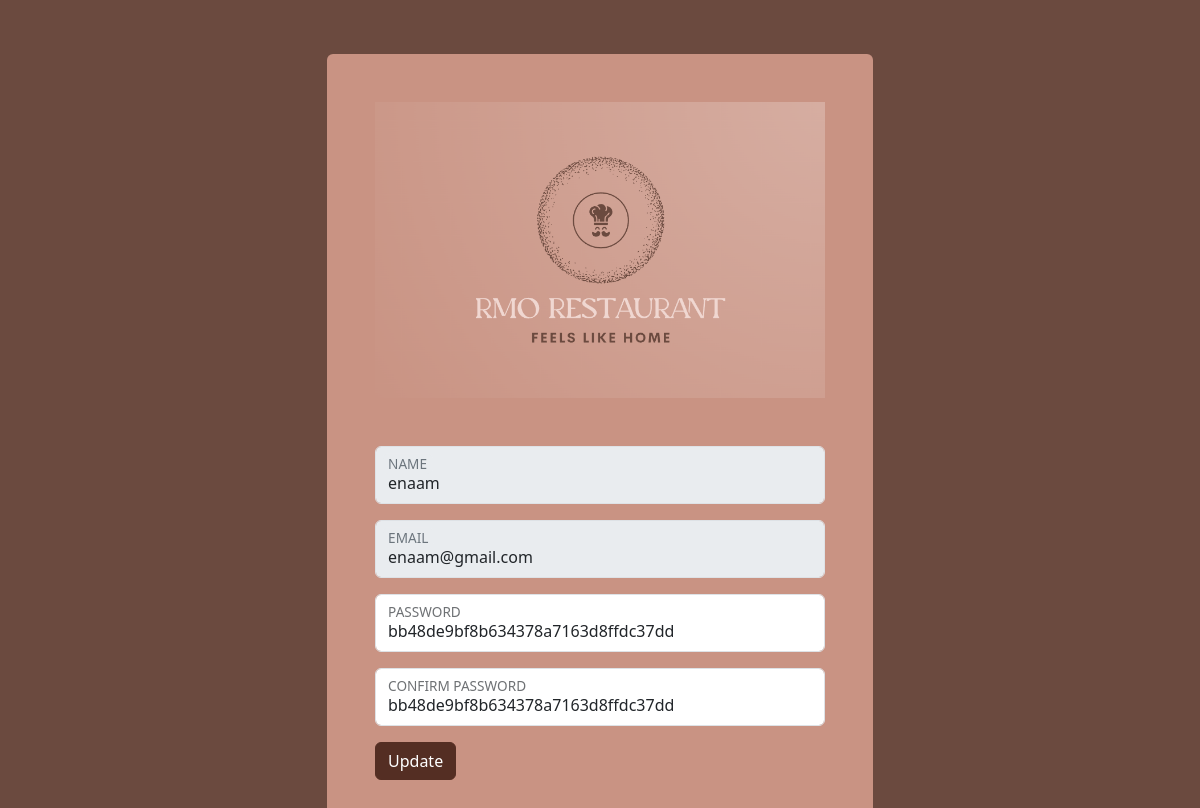
/updateUser.php?id=26 (signed in), run on the app's committed database.
### tables this page shows
CREATE TABLE `users` (
  `id` int(11) NOT NULL,
  `name` varchar(50) NOT NULL,
  `email` varchar(200) NOT NULL,
  `password` varchar(100) NOT NULL,
  `role` varchar(10) NOT NULL DEFAULT 'user'
);

### updateUser.php (the view, shortened to what this page needs)
<!DOCTYPE html>
<html lang="en">
<head>
  <link href="https://cdn.jsdelivr.net/npm/bootstrap@5.3.3/dist/css/bootstrap.min.css" rel="stylesheet">
</head>
<body>
    <?php
 $cnn = mysqli_connect("localhost", "root", "", "rmo");
 $id = $_GET["id"];
$sql="SELECT * FROM users where id=$id";
if(mysqli_query($cnn,$sql)){
    $result = mysqli_query($cnn,$sql);
    if(mysqli_num_rows($result)>0){
        $row=mysqli_fetch_array($result);
        $name= $row["name"];
        $email= $row["email"];
        $password= $row["password"];
    }
    else{
        echo "No user found";
    }
}
else{
    echo "an error occured";
}
?>
  <div class="container py-4">
    <div class="row justify-content-center">
      <div class="col-md-6">
        <form action="updatedUser.php" method="post" class="p-5 rounded form-container" id="">
          <div class="text-center mb-5">
            <img class="img-fluid" src="logoo.png" height="250" alt="restaurant logo">
          </div>
          <div class="form-floating mb-3">
            <input type="text" name="name" value="<?php echo $name; ?>" class="form-control" id="Name2" disabled readonly>
            <label for="Name2">NAME</label>
          </div>
          <div class="form-floating mb-3">
            <input type="email" name="email" value="<?php echo $email; ?>" class="form-control" id="Email" readonly disabled>
            <label for="Email">EMAIL</label>
          </div>
          <div class="form-floating mb-3">
            <input type="text" name="password" value="<?php echo $password; ?>" class="form-control" id="password2" minlength="8" required>
            <label for="password2">PASSWORD</label>
          </div>
          <div class="form-floating mb-3">
            <input type="text" name="passwordconf" value="<?php echo $password; ?>" class="form-control" id="password3" required>
            <label for="password3">CONFIRM PASSWORD</label>
          </div>
          <div class="mt-3">
          <button type="submit" class="btn btn-primary">Update</button>
           </div>
          <br>
        </form>
      </div>
    </div>
  </div>
</body>
</html>

### updateUser.php (style rules this page uses)
body { background-color: #6B4A3F; }
.form-container { background-color: #C99383; padding: 50px; margin-top: 30px; }
.text-center { color: #6B4A3F; }
.btn-primary { background-color: #542e23; border-color: #542e23; }

### data on the page
users: name "enaam", email "enaam@gmail.com", password "bb48de9bf8b634378a7163d8ffdc37dd", passwordconf "bb48de9bf8b634378a7163d8ffdc37dd"
